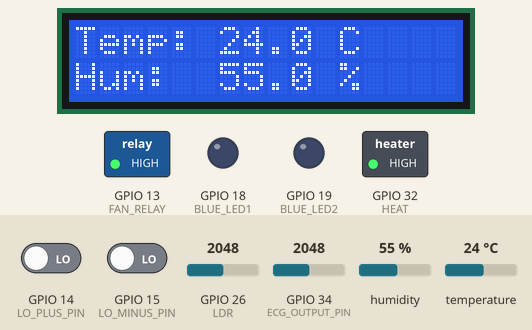
This sketch was run on a simulated ESP32. On the bench: 16×2 character LCD, switched loads named in the sketch (green lamp = pin HIGH), output pins drawn as LEDs (lit = HIGH). The test bench sets the inputs (shaded band); at power-on: GPIO 14 (LO_PLUS_PIN) LOW, temperature 24 °C, GPIO 15 (LO_MINUS_PIN) LOW, GPIO 26 (LDR) = 2048, GPIO 34 (ECG_OUTPUT_PIN) = 2048, humidity 55 %. Nothing arrives over Bluetooth unless stated; a phone connects over Bluetooth LE 3 s after start; what the sketch prints to the serial monitor is not drawn.

Above: at 3.2 s.
3.3 s: GPIO 14 (LO_PLUS_PIN) driven HIGH
At 5.3 s:
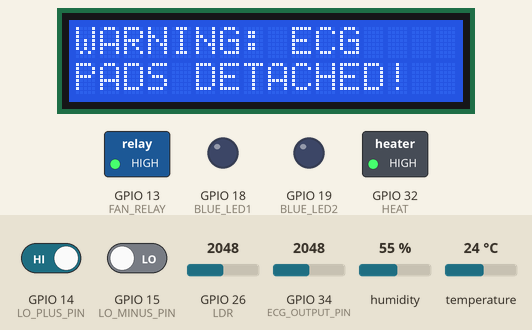
5.6 s: temperature set to 31 °C
7.3 s: temperature set to 34 °C
At 10.9 s:
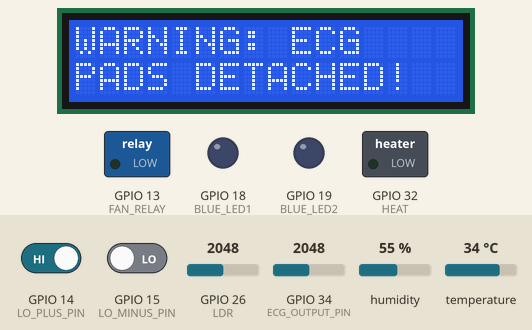
11.6 s: GPIO 14 (LO_PLUS_PIN) driven LOW
At 12.7 s:
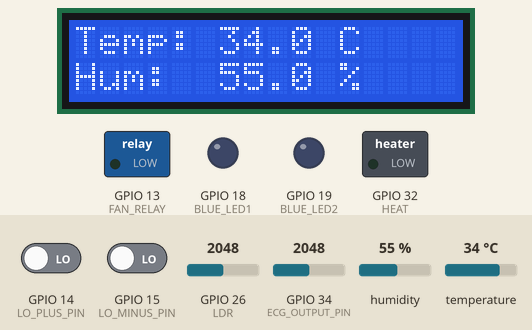
13.6 s: temperature set to 37 °C
At 15.0 s:
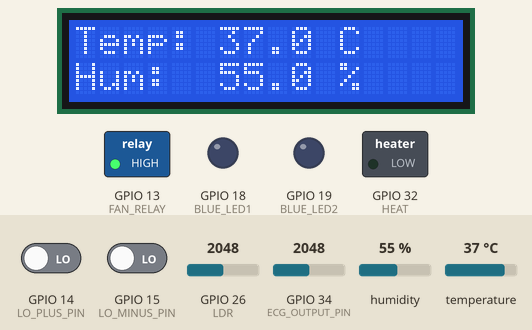
15.6 s: GPIO 15 (LO_MINUS_PIN) driven HIGH
At 17.0 s:
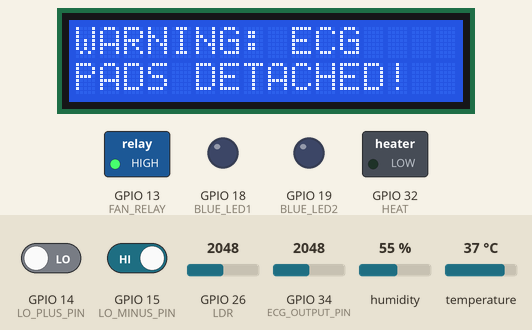
Timing chart, 0 to 18.6 s (numbered marks = the images above; inputs shaded):
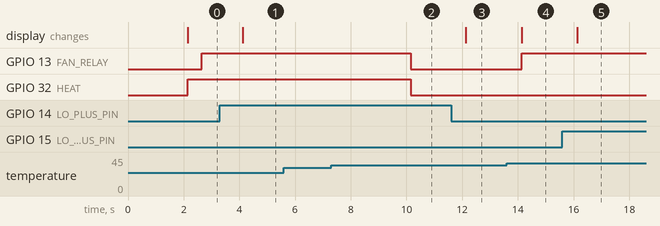

The sketch:

incubatorEspCode.ino
```cpp
#include "DHT.h"
#include <BLEDevice.h>
#include <BLEServer.h>
#include <BLEUtils.h>
#include <BLE2902.h>
#include <Wire.h>
#include <LiquidCrystal_I2C.h>

// ==========================================
// INCUBATOR PINS & SETTINGS
// ==========================================
#define FAN_RELAY 13
#define HEAT 32

#define DHTPIN 4
#define DHTTYPE DHT11

// Temperature Control Zones
const float COOLING_TEMP = 35.0; // Above this: Fan ON (Cooling)
const float MIN_TEMP = 32.8;     // Below this: Lamp ON, Fan ON (Heating)

DHT dht(DHTPIN, DHTTYPE);

// ==========================================
// JAUNDICE (LDR) & PHOTOTHERAPY (LEDs)
// ==========================================
#define LDR 26
#define BLUE_LED1 18
#define BLUE_LED2 19

// The exact range where jaundice is detected
const int JAUNDICE_MIN = 1050;
const int JAUNDICE_MAX = 1250;

// ==========================================
// LCD SETUP
// ==========================================
LiquidCrystal_I2C lcd(0x27, 16, 2);

// ==========================================
// ECG PINS & SETTINGS
// ==========================================
const int LO_MINUS_PIN = 15;
const int LO_PLUS_PIN = 14;
const int ECG_OUTPUT_PIN = 34;

bool ecgDisconnected = false; // Flag for the LCD warning

// ==========================================
// BLE SETUP & UUIDs
// ==========================================
BLEServer *pServer = NULL;
BLECharacteristic *pTxCharacteristic;
bool deviceConnected = false;
bool oldDeviceConnected = false;

#define SERVICE_UUID           "6E400001-B5A3-F393-E0A9-E50E24DCCA9E"
#define CHARACTERISTIC_UUID_TX "6E400003-B5A3-F393-E0A9-E50E24DCCA9E"

class MyServerCallbacks: public BLEServerCallbacks {
    void onConnect(BLEServer* pServer) {
      deviceConnected = true;
      Serial.println("App Connected via BLE!");
    };
    void onDisconnect(BLEServer* pServer) {
      deviceConnected = false;
      Serial.println("App Disconnected. Waiting for reconnect...");
    }
};

// ==========================================
// TIMING VARIABLES
// ==========================================
unsigned long previousMillisDHT = 0;
const long dhtInterval = 2000;

unsigned long previousMillisECG = 0;
const long ecgInterval = 10;

unsigned long previousMillisLDR = 0;
const long ldrInterval = 500;

// Track current relay states to prevent unnecessary updates
bool isHeating = false;

void setup() {
  Serial.begin(115200);

  // --- Initialize LCD ---
  lcd.init();
  lcd.backlight();
  lcd.setCursor(0, 0);
  lcd.print("Incubator System");
  lcd.setCursor(0, 1);
  lcd.print("Starting...");

  // --- Initialize Incubator ---
  pinMode(FAN_RELAY, OUTPUT);
  pinMode(HEAT, OUTPUT);

  dht.begin();

  // --- Start completely OFF (BOTH Active HIGH) ---
  digitalWrite(FAN_RELAY, LOW);
  digitalWrite(HEAT, LOW);

  // --- Initialize Jaundice Hardware ---
  pinMode(LDR, INPUT);
  pinMode(BLUE_LED1, OUTPUT);
  pinMode(BLUE_LED2, OUTPUT);
  digitalWrite(BLUE_LED1, LOW);
  digitalWrite(BLUE_LED2, LOW);

  // --- Initialize ECG ---
  pinMode(LO_MINUS_PIN, INPUT);
  pinMode(LO_PLUS_PIN, INPUT);

  // --- Initialize BLE ---
  BLEDevice::init("Incubator_BLE");
  pServer = BLEDevice::createServer();
  pServer->setCallbacks(new MyServerCallbacks());

  BLEService *pService = pServer->createService(SERVICE_UUID);

  pTxCharacteristic = pService->createCharacteristic(
                        CHARACTERISTIC_UUID_TX,
                        BLECharacteristic::PROPERTY_NOTIFY
                      );

  pTxCharacteristic->addDescriptor(new BLE2902());
  pService->start();
  pServer->getAdvertising()->start();

  delay(2000);
  lcd.clear();
  Serial.println("BLE & LCD Active!");
}

// Helper function for BLE transmission
void sendToApp(String message) {
  if (deviceConnected) {
    pTxCharacteristic->setValue(message.c_str());
    pTxCharacteristic->notify();
  }
}

void loop() {
  unsigned long currentMillis = millis();

  // Handle BLE Disconnection/Reconnection
  if (!deviceConnected && oldDeviceConnected) {
      delay(500);
      pServer->startAdvertising();
      oldDeviceConnected = deviceConnected;
  }
  if (deviceConnected && !oldDeviceConnected) {
      oldDeviceConnected = deviceConnected;
  }

  // ---------------------------------------------------------
  // 1. READ & SEND ECG SENSOR (~100Hz)
  // ---------------------------------------------------------
  if (currentMillis - previousMillisECG >= ecgInterval) {
    previousMillisECG = currentMillis;

    int rawECG = 0;
    if ((digitalRead(LO_MINUS_PIN) == 1) || (digitalRead(LO_PLUS_PIN) == 1)) {
      rawECG = 0;
      ecgDisconnected = true;
    } else {
      rawECG = analogRead(ECG_OUTPUT_PIN);
      ecgDisconnected = false;
    }

    int mappedECG = map(rawECG, 0, 4095, 0, 1023);
    sendToApp(String(mappedECG) + "\n");
  }

  // ---------------------------------------------------------
  // 2. READ LDR, CONTROL BLUE LEDs & SEND DATA (Every 500ms)
  // ---------------------------------------------------------
  if (currentMillis - previousMillisLDR >= ldrInterval) {
    previousMillisLDR = currentMillis;

    int readLDR = analogRead(LDR);
    double jaundiceIndex = (double)readLDR;


    sendToApp("J:" + String(jaundiceIndex) + "\n");
  }

  // ---------------------------------------------------------
  // 3. READ DHT, CONTROL TEMP & UPDATE LCD (Every 2 seconds)
  // ---------------------------------------------------------
  if (currentMillis - previousMillisDHT >= dhtInterval) {
    previousMillisDHT = currentMillis;

    float h = dht.readHumidity();
    float t = dht.readTemperature();

    if (!isnan(h) && !isnan(t)) {

      // --- Update LCD Display ---
      if (ecgDisconnected) {
        lcd.setCursor(0, 0);
        lcd.print("WARNING: ECG    ");
        lcd.setCursor(0, 1);
        lcd.print("PADS DETACHED!  ");
      } else {
        lcd.setCursor(0, 0);
        lcd.print("Temp: ");
        lcd.print(t, 1);
        lcd.print(" C   ");

        lcd.setCursor(0, 1);
        lcd.print("Hum:  ");
        lcd.print(h, 1);
        lcd.print(" %   ");
      }

      // --- NEW LOGIC: BOTH ACTIVE HIGH ---
      if (t > COOLING_TEMP) {
        // Too Hot (> 35.0) -> Cooling Mode
        digitalWrite(HEAT, LOW);       // Lamp OFF
        digitalWrite(FAN_RELAY, HIGH); // Fan ON
        isHeating = false;
      }
      else if (t <= MIN_TEMP) {
        // Too Cold (<= 32.8) -> Heating Mode
        if (!isHeating) {
          digitalWrite(HEAT, HIGH);      // Turn Lamp ON first
          delay(500);                    // Wait HALF A SECOND for power to recover
          digitalWrite(FAN_RELAY, HIGH); // Turn Fan ON second
          isHeating = true;
        }
      }
      else {
        // Perfect Range (32.9 to 34.9) -> Resting Mode
        digitalWrite(HEAT, LOW);       // Lamp OFF
        digitalWrite(FAN_RELAY, LOW);  // Fan OFF
        isHeating = false;
      }

      sendToApp("T:" + String(t) + "\n");
      sendToApp("H:" + String(h) + "\n");
    } else {
      lcd.setCursor(0, 0);
      lcd.print("DHT Sensor Error");
      lcd.setCursor(0, 1);
      lcd.print("Check Wiring!   ");
    }
  }
}
```

Measured:
- the behaviour switches between 32 and 33 °C on temperature (found by bisection; images 1 and 2)
- the behaviour switches between 35 and 36 °C on temperature (found by bisection; images 3 and 4)
- after the input at 3.3 s, the display: changes after 0.82 s (image 1)
- after the input at 5.6 s, every drawn part: stays the same
- after the input at 7.3 s, GPIO 13 (FAN_RELAY), GPIO 32 (HEAT): HIGH → LOW after 2.8 s
- after the input at 11.6 s, the display: changes after 0.52 s (image 3)
- after the input at 13.6 s, GPIO 13 (FAN_RELAY): LOW → HIGH after 0.55 s; the display: changes after 0.55 s (image 4)
- after the input at 15.6 s, the display: changes after 0.52 s (image 5)
